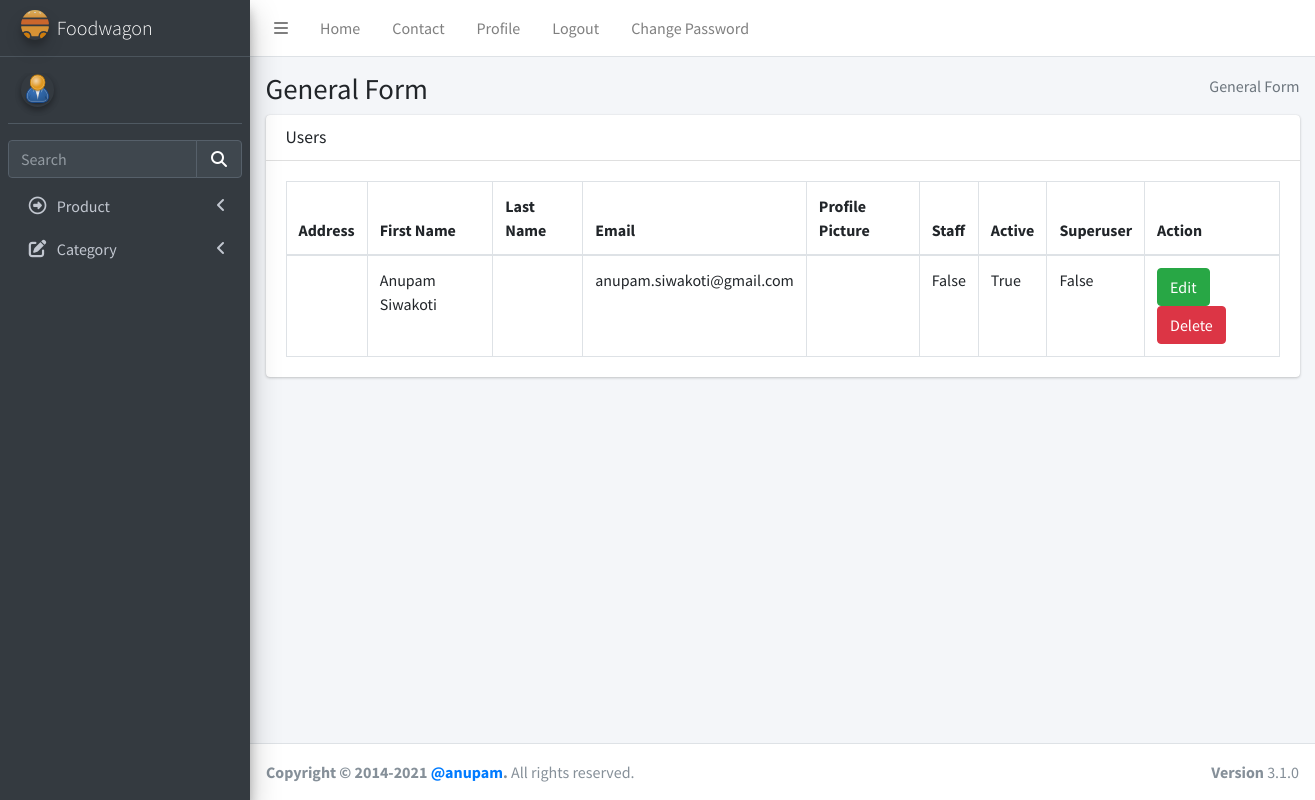
Before: /admins/userread/ with the older database file.
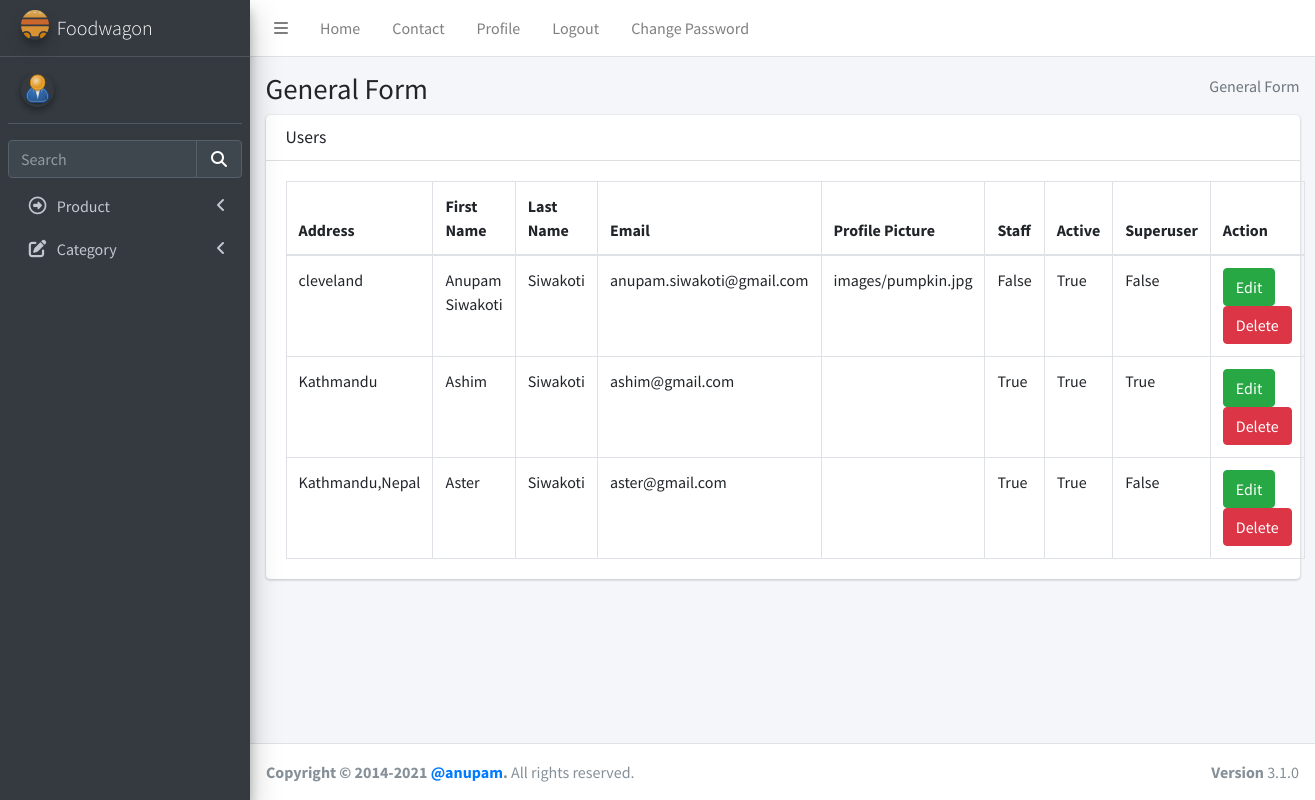
After: the same page with the newer database file.
### login/models.py (models this page shows, shortened)
class User(AbstractBaseUser):
    email = models.EmailField(max_length=255, unique=True, default="a@gmail.com")
    address = models.TextField(max_length=30, blank=True)
    first_name = models.TextField(max_length=30, blank=True, default="eg aster")
    last_name = models.TextField(max_length=30, blank=True)
    is_staff = models.BooleanField(default=False)  #non super-user
    is_active = models.BooleanField(default=False)
    admin = models.BooleanField(default=False)  # a superuser
    last_login = models.DateTimeField(blank=True, null=True, verbose_name="last login")
    profile_pic = models.ImageField(blank=True, null=True, upload_to="images/")
    USERNAME_FIELD = "email"
    objects = UserManager()

### admins/views.py (the view)
# urls.py: path("userread/", views.AdminUserView.as_view(), name="userread"),
class AdminUserView(TemplateView):
    template_name = "admin/userread.html"
    def get(self, request):
        user = User.objects.all()
        return render(request, self.template_name, {"users": user})

### templates/admin/userread.html (shortened to what this page needs)
{%extends "admin/base.html" %} {% load static %}
    {% block csspart %}
  <link rel="stylesheet" href="{% static 'plugins/fontawesome-free/css/all.min.css' %}">
  <link rel="stylesheet" href="{% static 'plugins/datatables-bs4/css/dataTables.bootstrap4.min.css' %}">
  <link rel="stylesheet" href="{% static 'plugins/datatables-responsive/css/responsive.bootstrap4.min.css' %}">
  <link rel="stylesheet" href="{% static 'dist/css/adminlte.min.css' %}">
  </head>
  {% endblock csspart %}
  {%block bodycontent%}
  <body class="hold-transition sidebar-mini">
    <div class="wrapper">
      <div class="content-wrapper">
        <section class="content-header">
          <div class="container-fluid">
            <div class="row mb-2">
              <div class="col-sm-6">
                <h1>General Form</h1>
              </div>
              <div class="col-sm-6">
                <ol class="breadcrumb float-sm-right">
                  <li class="breadcrumb-item active">General Form</li>
                </ol>
              </div>
            </div>
          </div>
    <section class="content">
      <div class="container-fluid">
        <div class="row">
          <div class="col-12">
            <div class="card">
              <div class="card-header">
                <h3 class="card-title">Users</h3>
              </div>
              <div class="card-body">
                <table id="example2" class="table table-bordered table-hover">
                  <thead>
                  <tr>
                    <th>Address</th>
                    <th>First Name</th>
                    <th>Last Name</th>
                    <th>Email</th>
                    <th>Profile Picture</th>
                    <th>Staff</th>
                    <th>Active</th>
                    <th>Superuser</th>
                    <th>Action</th>
                  </tr>
                  </thead>
                  <tbody>
                  {% for user in users %}
                    <tr>
                      <td>{{user.address}}</td>
                      <td>{{user.first_name}}</td>
                      <td>{{user.last_name}}</td>
                      <td>{{user.email}}</td>
                      <td>{{user.profile_pic}}</td>
                      <td>{{user.is_staff}}</td>
                      <td>{{user.is_active}}</td>
                      <td>{{user.admin}}</td>
                      <td>
                        <a class="btn btn-success" href="{% url 'admins:updateuser' user.id %}"
                          role="button">Edit</a>
                        <form action="{% url 'admins:deleteuser' user.id %}" method="POST" class=d-inline>
                          <input type="submit" class="btn btn-danger" value="Delete">
                        </form>
                      </td>
                    </tr>
                  {% endfor %}
                  </tbody>
                </table>
              </div>
            </div>
          </div>
        </div>
      </div>
    </section>
    </div>
    {%endblock bodycontent%}

### templates/admin/base.html (shortened to what this page needs)
<!DOCTYPE html>
<html lang="en">
  {% load static %}
  <head>
    {% block csspart %}{% endblock csspart %}
  </head>
  {% block nav%}
    <div class="wrapper">
      <nav class="main-header navbar navbar-expand navbar-white navbar-light">
        <ul class="navbar-nav">
          <li class="nav-item">
            <a class="nav-link" data-widget="pushmenu" href="#" role="button"
              ><i class="fas fa-bars"></i
            ></a>
          </li>
          <li class="nav-item d-none d-sm-inline-block">
            <a href="#" class="nav-link">Home</a>
          </li>
          <li class="nav-item d-none d-sm-inline-block">
            <a href="#" class="nav-link">Contact</a>
          </li>
          <li class="nav-item d-none d-sm-inline-block"><a href="#" class="nav-link">Profile</a></li>
          <li class="nav-item d-none d-sm-inline-block"><a href="{% url 'login:logout' %}" class="nav-link">Logout</a></li>
          <li class="nav-item d-none d-sm-inline-block" data-toggle="modal" data-target="#myModal"  ><a href="#" class="nav-link">Change Password</a></li>
        </ul>
      </nav>
      <aside class="main-sidebar sidebar-dark-primary elevation-4">
        <a href="index3.html" class="brand-link">
          <img
            src="{%static 'assets/img/gallery/logo.svg' %}"
            alt="AdminLTE Logo"
            class="brand-image img-circle elevation-3"
            style="opacity: 0.8"
          />
          <span class="brand-text font-weight-light">Foodwagon</span>
        </a>
        <div class="sidebar">
          <div class="user-panel mt-3 pb-3 mb-3 d-flex">
            <div class="image">
    {%if user.profile_pic %}
              <img
                src="{{ user.profile_pic.url }}"
                class="img-circle elevation-2"
                alt="User Image"
              />
    {% else %}
              <img
                src="{% static 'image/user.png' %}"
                class="img-circle elevation-2"
                alt="User Image"
              />
      {% endif %}
            </div>
            <div class="info">
            </div>
          </div>
          <div class="form-inline">
            <div class="input-group" data-widget="sidebar-search">
              <input
                class="form-control form-control-sidebar"
                type="search"
                placeholder="Search"
                aria-label="Search"
              />
              <div class="input-group-append">
                <button class="btn btn-sidebar">
                  <i class="fas fa-search fa-fw"></i>
                </button>
              </div>
            </div>
          </div>
          <nav class="mt-2">
            <ul
              class="nav nav-pills nav-sidebar flex-column"
              data-widget="treeview"
              role="menu"
              data-accordion="false"
            >
              <li class="nav-item">
                <a href="#" class="nav-link">
                  <i class="nav-icon far fa-arrow-alt-circle-right"></i>
                  <p>
                    Product
                    <i class="fas fa-angle-left right"></i>
                  </p>
                </a>
              </li>
              <li class="nav-item">
                <a href="#" class="nav-link">
                  <i class="nav-icon fas fa-edit"></i>
                  <p>
                    Category
                    <i class="fas fa-angle-left right"></i>
                  </p>
                </a>
              </li>
            </ul>
          </nav>
        </div>
      </aside>
      {% endblock nav%}
      {% block bodycontent%}
      {% endblock bodycontent%}
      <footer class="main-footer">
        <strong
          >Copyright &copy; 2014-2021
          <a href="https://adminlte.io">@anupam</a>.</strong
        >
        All rights reserved.
        <div class="float-right d-none d-sm-inline-block">
          <b>Version</b> 3.1.0
        </div>
      </footer>
    </div>
  </body>
</html>

Changed rows visible on the page:
changed User "Anupam Siwakoti": address (not shown) → "cleveland"; last_name (not shown) → "Siwakoti"; profile_pic (not shown) → "images/pumpkin.jpg"
added User: address "Kathmandu", first_name "Ashim", last_name "Siwakoti", email "ashim@gmail.com", is_staff "True", is_active "True", admin "True"
added User: address "Kathmandu,Nepal", first_name "Aster", last_name "Siwakoti", email "aster@gmail.com", is_staff "True", is_active "True", admin "False"
